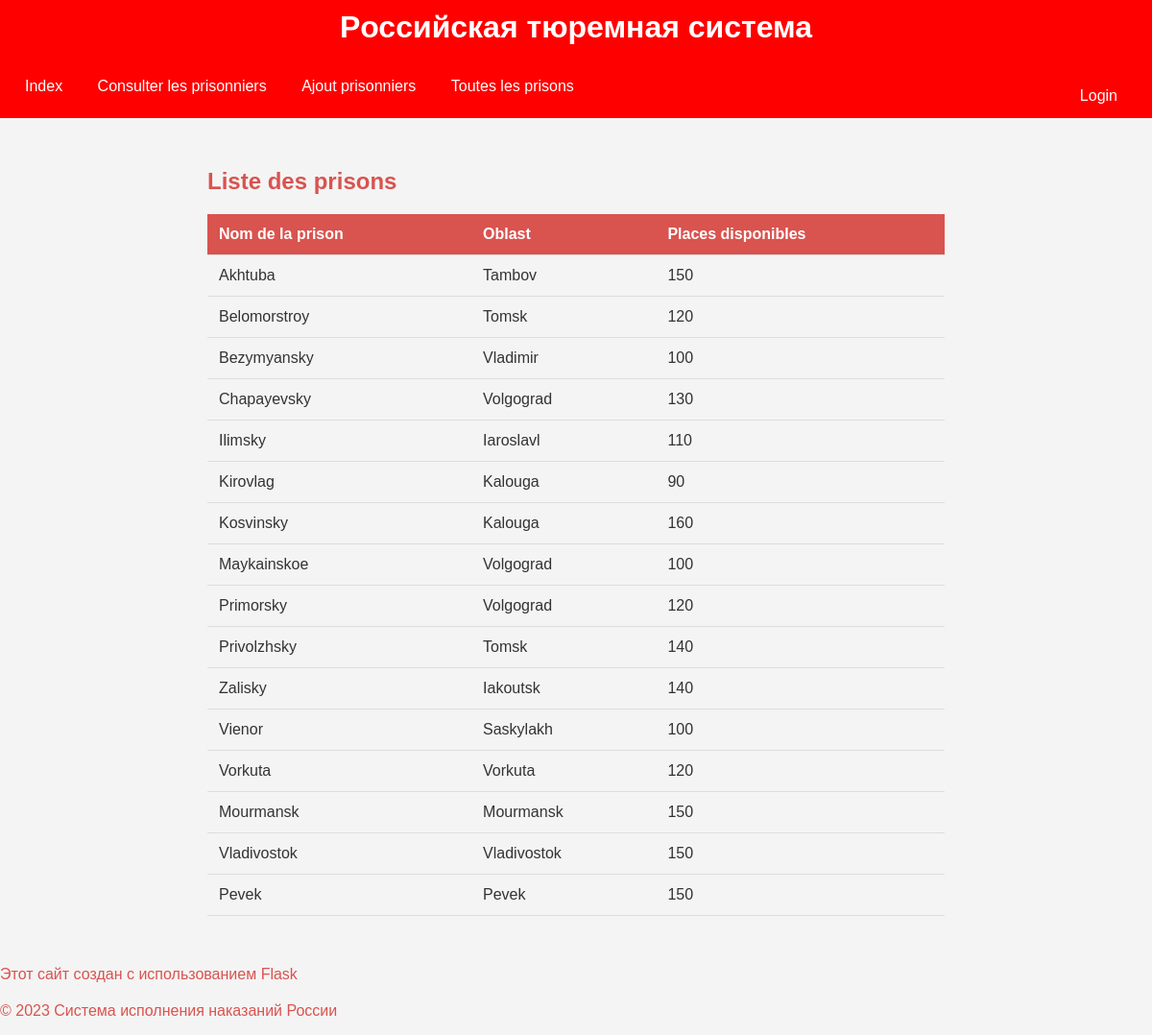
The app's page /Touteslesprisons, older data.
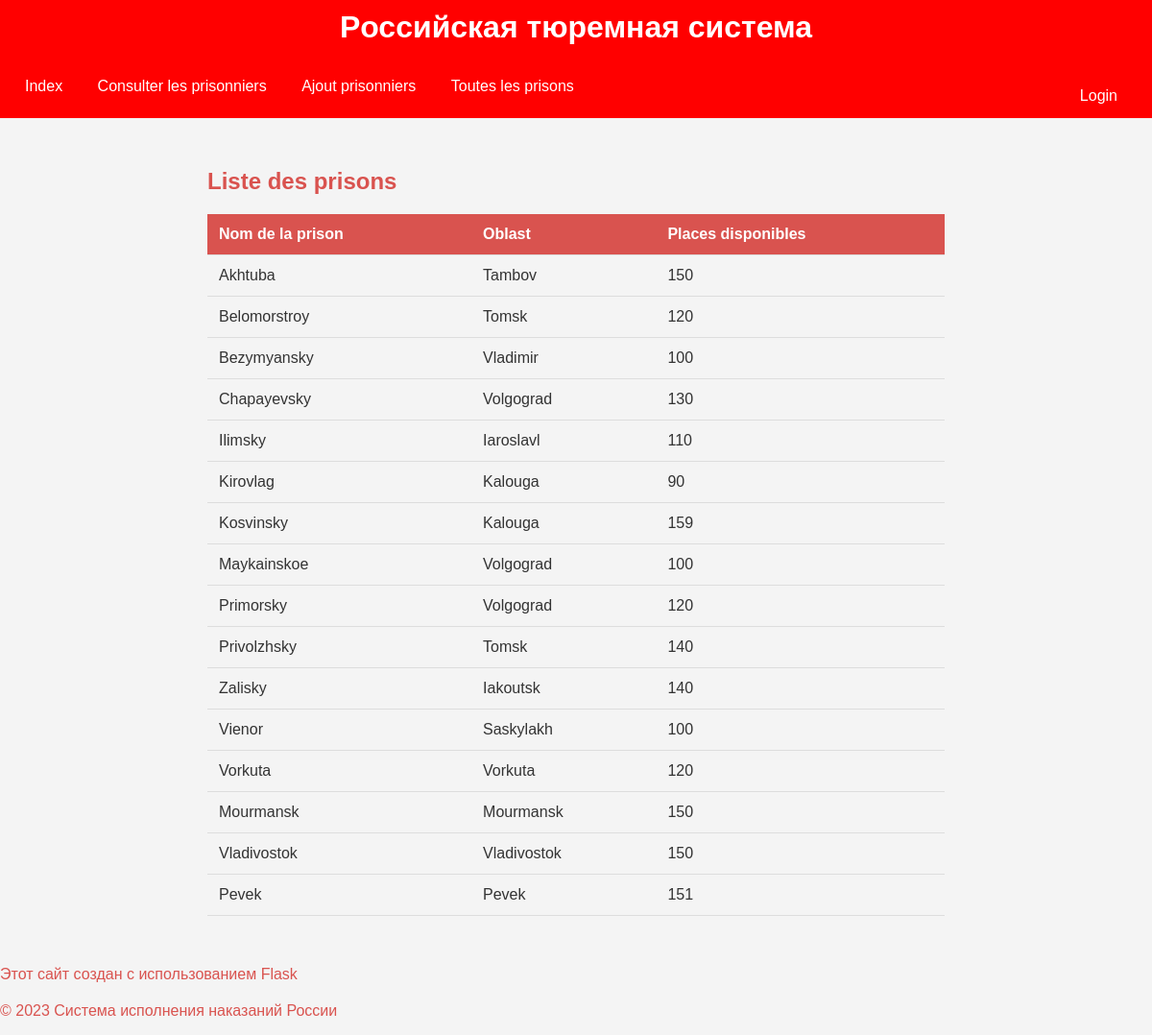
The same page, newer data.
### tables this page shows
CREATE TABLE "prison" (
	"id"	INTEGER,
	"name_prison"	VARCHAR(200),
	"oblast"	VARCHAR(100),
	"number_of_prisonners"	INT,
	"capacityPrison"	INT,
	"prison_Type"	VARCHAR(100),
	"long"	REAL,
	"lat"	REAL,
	PRIMARY KEY("id" AUTOINCREMENT)
);

### app.py (the view)
@app.route("/Touteslesprisons")
def Touteslesprisons():
    prisons=func.Prison.getAllPrisons()
    return render_template("Touteslesprisons.html",prisons=prisons)

### classes.py (called while the page is built)
def connect_database(database_path):
    return sqlite3.connect(database_path)

    def getAllPrisons():
        conn =connect_database('goodDB.db')
        cursor = conn.cursor()
        prisons=cursor.execute("SELECT * FROM prison").fetchall()
        return prisons

### templates/Touteslesprisons.html (shortened to what this page needs)
<!DOCTYPE html>
<html lang="en">
<head>
</head>
<body>
{% extends 'layout.html' %}
{% block content %}
    <div>
        <h2>Liste des prisons</h2>
        {% if prisons %}
            <table>
                <thead>
                    <tr>
                        <th>Nom de la prison</th>
                        <th>Oblast</th>
                        <th>Places disponibles</th>
                    </tr>
                </thead>
                <tbody>
                    {% for prison in prisons %}
                        <tr>
                            <td>{{ prison[1] }}</td>
                            <td>{{ prison[2] }}</td>
                            <td>{{ prison[3 ]}}</td>
                        </tr>
                    {% endfor %}
                </tbody>
            </table>
        {% else %}
            <p>Aucune prison trouvée.</p>
        {% endif %}
    </div>
{% endblock %}

Row changes from the older to the newer data that the page shows:
changed prison "Kosvinsky": number_of_prisonners "160" → "159"
changed prison "Pevek": number_of_prisonners "150" → "151"
